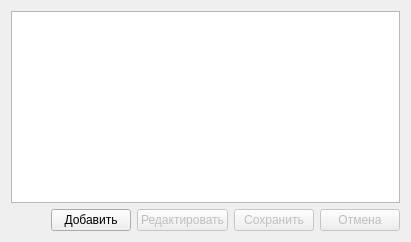
         <widget class="QWidget" name="localFirewall">
          <property name="accessibleName">
           <string>Лоакльные правила </string>
          </property>
          <attribute name="title">
           <string>Локальные правила</string>
          </attribute>
          <layout class="QVBoxLayout" name="verticalLayout_15">
           <item>
            <widget class="QListView" name="listViewLocalRule"/>
           </item>
           <item>
            <layout class="QHBoxLayout" name="horizontalLayout_34">
             <item>
              <spacer name="horizontalSpacer_44">
               <property name="orientation">
                <enum>Qt::Horizontal</enum>
               </property>
               <property name="sizeHint" stdset="0">
                <size>
                 <width>40</width>
                 <height>20</height>
                </size>
               </property>
              </spacer>
             </item>
             <item>
              <widget class="QPushButton" name="addLocalRule">
               <property name="text">
                <string>Добавить</string>
               </property>
              </widget>
             </item>
             <item>
              <widget class="QPushButton" name="editLocalRule">
               <property name="enabled">
                <bool>false</bool>
               </property>
               <property name="text">
                <string>Редактировать</string>
               </property>
              </widget>
             </item>
             <item>
              <widget class="QPushButton" name="saveLocalRule">
               <property name="enabled">
                <bool>false</bool>
               </property>
               <property name="text">
                <string>Сохранить</string>
               </property>
              </widget>
             </item>
             <item>
              <widget class="QPushButton" name="cancelLocalRule">
               <property name="enabled">
                <bool>false</bool>
               </property>
               <property name="text">
                <string>Отмена</string>
               </property>
              </widget>
             </item>
            </layout>
           </item>
          </layout>
         </widget>
